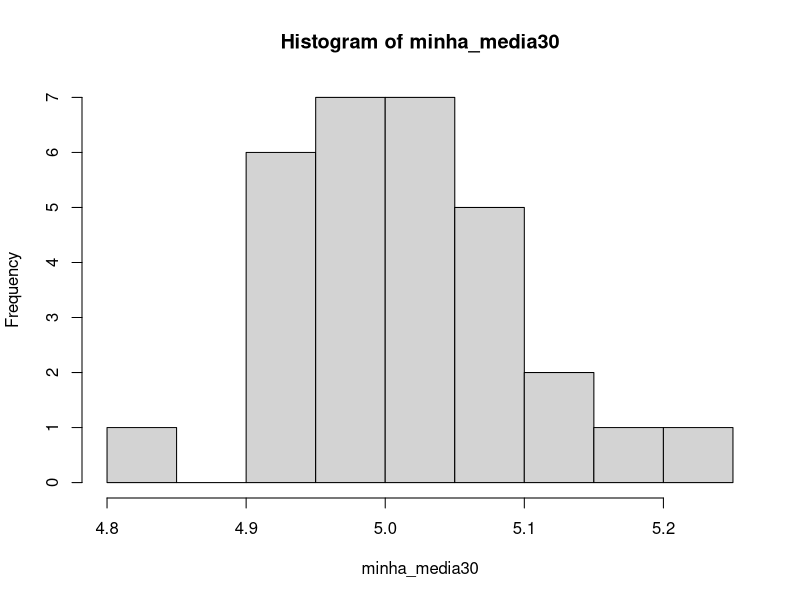
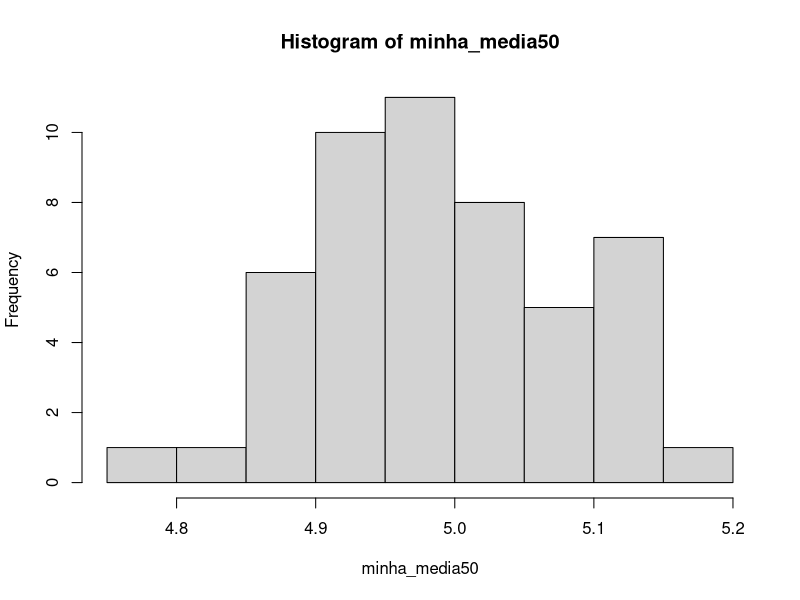
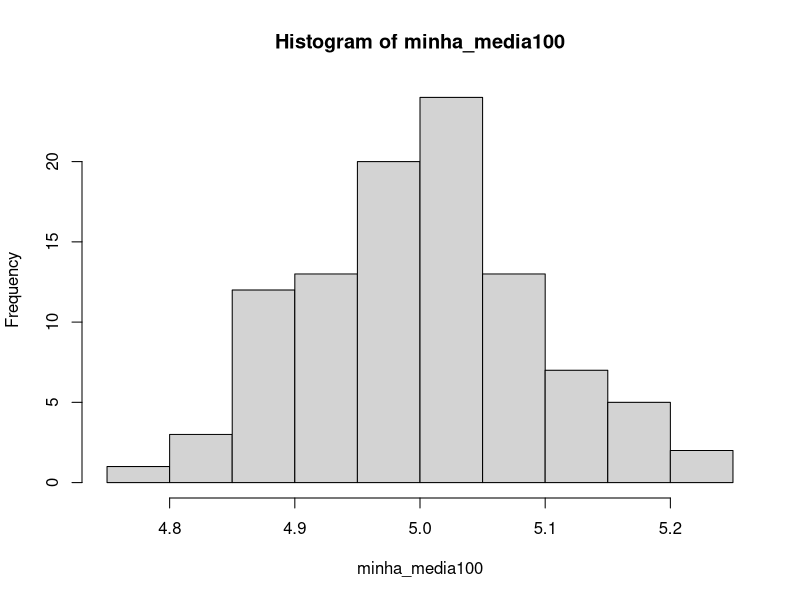

Reproduce these figures in R, in order.
# Lista 3 - noturno

minha_unif <- runif(1000, min=0, max=10)
mean(minha_unif)

minha_media30 <- numeric()
minha_media50 <- numeric()
minha_media100 <- numeric()

for( i in 1:30) {
  minha_unif <- runif(1000, min=0, max=10)
  minha_media30[i] <- mean(minha_unif)
}
hist(minha_media30)


for( i in 1:50) {
  minha_unif <- runif(1000, min=0, max=10)
  minha_media50[i] <- mean(minha_unif)
}
hist(minha_media50)

for( i in 1:100) {
  minha_unif <- runif(1000, min=0, max=10)
  minha_media100[i] <- mean(minha_unif)
}
hist(minha_media100)

## questão 10

minha_norm <- rnorm(10)
minha_binom <- rbinom(20, size=1, p=.7)
